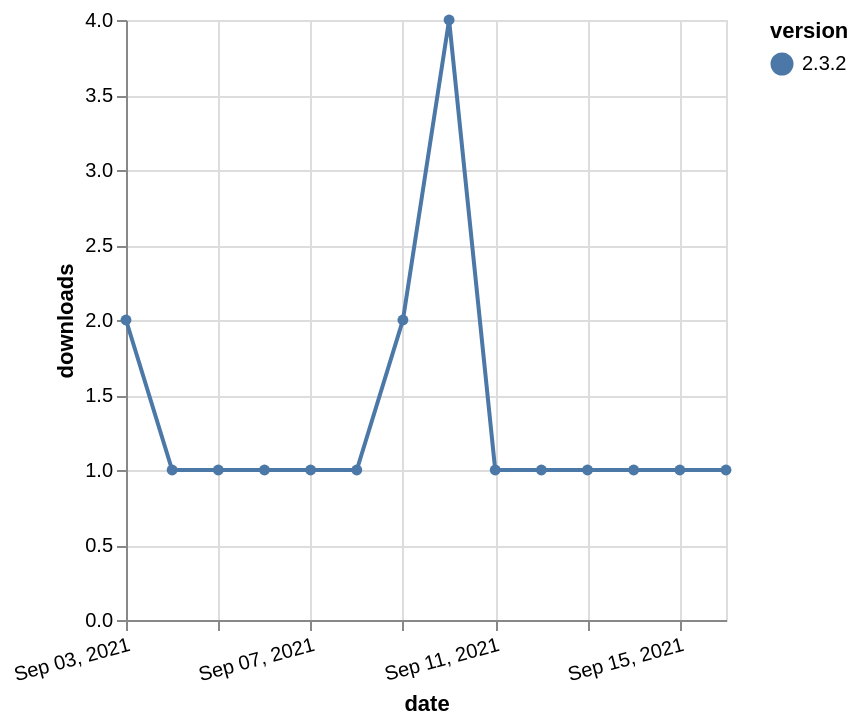

The Vega-Lite source for this figure:
### Vega-Lite specification from a JSON file in a GitHub repository (floating-point values rounded to 4 significant figures)
{"$schema": "https://vega.github.io/schema/vega-lite/v5.json", "description": "A simple bar chart with embedded data.", "data": {"values": [{"date": "2021-09-03", "total": 645, "delta": 2, "version": "2.3.2"}, {"date": "2021-09-04", "total": 646, "delta": 1, "version": "2.3.2"}, {"date": "2021-09-05", "total": 647, "delta": 1, "version": "2.3.2"}, {"date": "2021-09-06", "total": 648, "delta": 1, "version": "2.3.2"}, {"date": "2021-09-07", "total": 649, "delta": 1, "version": "2.3.2"}, {"date": "2021-09-08", "total": 650, "delta": 1, "version": "2.3.2"}, {"date": "2021-09-09", "total": 652, "delta": 2, "version": "2.3.2"}, {"date": "2021-09-10", "total": 656, "delta": 4, "version": "2.3.2"}, {"date": "2021-09-11", "total": 657, "delta": 1, "version": "2.3.2"}, {"date": "2021-09-12", "total": 658, "delta": 1, "version": "2.3.2"}, {"date": "2021-09-13", "total": 659, "delta": 1, "version": "2.3.2"}, {"date": "2021-09-14", "total": 660, "delta": 1, "version": "2.3.2"}, {"date": "2021-09-15", "total": 661, "delta": 1, "version": "2.3.2"}, {"date": "2021-09-16", "total": 662, "delta": 1, "version": "2.3.2"}]}, "width": "container", "mark": {"type": "line", "point": {"filled": true}}, "encoding": {"x": {"field": "date", "type": "temporal", "timeUnit": "yearmonthdate", "title": "date", "axis": {"labelAngle": -15}}, "y": {"field": "delta", "type": "quantitative", "title": "downloads"}, "color": {"field": "version", "type": "nominal"}, "tooltip": {"field": "delta"}}}
